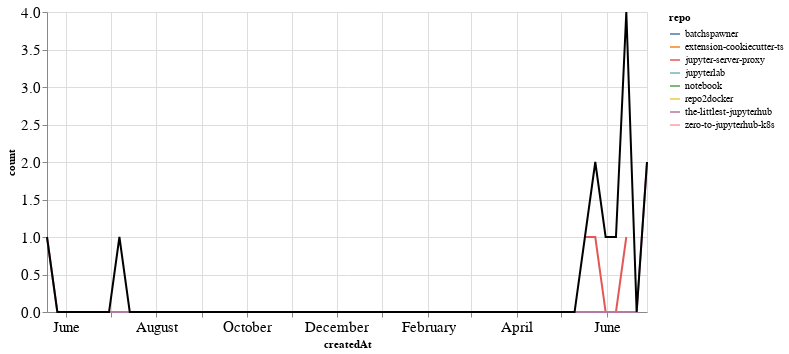

Notebook code cell kept with this figure:
### Markdown cell above
## PRs

### Code cell
prs_time = prs.groupby('repo').resample('W', on='createdAt').count()['author'].reset_index()
prs_time = prs_time.rename(columns={'author': 'count'})
prs_time_total = prs_time.groupby('createdAt').agg({"count": "sum"}).reset_index()

ch1 = alt.Chart(prs_time, width=600).mark_line().encode(
    x='createdAt',
    y='count',
    color='repo',
    tooltip="repo"
)

ch2 = alt.Chart(prs_time_total, width=600).mark_line(color="black").encode(
    x='createdAt',
    y='count',
)

ch1 + ch2

### Figure 1 — Vega-Lite specification as saved in the notebook (floating-point values rounded to 4 significant figures)
{"config": {"axisLeft": {"labelFontSize": 15}, "axisBottom": {"labelFontSize": 15}}, "layer": [{"data": {"name": "data-891767aa3e0e0ca08fb85f0df36b0105"}, "mark": "line", "encoding": {"color": {"type": "nominal", "field": "repo"}, "tooltip": {"type": "nominal", "field": "repo"}, "x": {"type": "temporal", "field": "createdAt"}, "y": {"type": "quantitative", "field": "count"}}, "width": 600}, {"data": {"name": "data-c9e82e17f2fbcd2039bbccf5879bb16b"}, "mark": {"type": "line", "color": "black"}, "encoding": {"x": {"type": "temporal", "field": "createdAt"}, "y": {"type": "quantitative", "field": "count"}}, "width": 600}], "$schema": "https://vega.github.io/schema/vega-lite/v4.8.1.json", "datasets": {"data-891767aa3e0e0ca08fb85f0df36b0105": [{"repo": "batchspawner", "createdAt": "2020-06-07T00:00:00", "count": 1}, {"repo": "extension-cookiecutter-ts", "createdAt": "2020-05-24T00:00:00", "count": 1}, {"repo": "jupyter-server-proxy", "createdAt": "2020-05-17T00:00:00", "count": 1}, {"repo": "jupyter-server-proxy", "createdAt": "2020-05-24T00:00:00", "count": 1}, {"repo": "jupyter-server-proxy", "createdAt": "2020-05-31T00:00:00", "count": 0}, {"repo": "jupyter-server-proxy", "createdAt": "2020-06-07T00:00:00", "count": 0}, {"repo": "jupyter-server-proxy", "createdAt": "2020-06-14T00:00:00", "count": 1}, {"repo": "jupyterlab", "createdAt": "2020-05-31T00:00:00", "count": 1}, {"repo": "notebook", "createdAt": "2019-07-07T00:00:00", "count": 1}, {"repo": "repo2docker", "createdAt": "2020-06-14T00:00:00", "count": 1}, {"repo": "the-littlest-jupyterhub", "createdAt": "2019-05-19T00:00:00", "count": 1}, {"repo": "the-littlest-jupyterhub", "createdAt": "2019-05-26T00:00:00", "count": 0}, {"repo": "the-littlest-jupyterhub", "createdAt": "2019-06-02T00:00:00", "count": 0}, {"repo": "the-littlest-jupyterhub", "createdAt": "2019-06-09T00:00:00", "count": 0}, {"repo": "the-littlest-jupyterhub", "createdAt": "2019-06-16T00:00:00", "count": 0}, {"repo": "the-littlest-jupyterhub", "createdAt": "2019-06-23T00:00:00", "count": 0}, {"repo": "the-littlest-jupyterhub", "createdAt": "2019-06-30T00:00:00", "count": 0}, {"repo": "the-littlest-jupyterhub", "createdAt": "2019-07-07T00:00:00", "count": 0}, {"repo": "the-littlest-jupyterhub", "createdAt": "2019-07-14T00:00:00", "count": 0}, {"repo": "the-littlest-jupyterhub", "createdAt": "2019-07-21T00:00:00", "count": 0}, {"repo": "the-littlest-jupyterhub", "createdAt": "2019-07-28T00:00:00", "count": 0}, {"repo": "the-littlest-jupyterhub", "createdAt": "2019-08-04T00:00:00", "count": 0}, {"repo": "the-littlest-jupyterhub", "createdAt": "2019-08-11T00:00:00", "count": 0}, {"repo": "the-littlest-jupyterhub", "createdAt": "2019-08-18T00:00:00", "count": 0}, {"repo": "the-littlest-jupyterhub", "createdAt": "2019-08-25T00:00:00", "count": 0}, {"repo": "the-littlest-jupyterhub", "createdAt": "2019-09-01T00:00:00", "count": 0}, {"repo": "the-littlest-jupyterhub", "createdAt": "2019-09-08T00:00:00", "count": 0}, {"repo": "the-littlest-jupyterhub", "createdAt": "2019-09-15T00:00:00", "count": 0}, {"repo": "the-littlest-jupyterhub", "createdAt": "2019-09-22T00:00:00", "count": 0}, {"repo": "the-littlest-jupyterhub", "createdAt": "2019-09-29T00:00:00", "count": 0}, {"repo": "the-littlest-jupyterhub", "createdAt": "2019-10-06T00:00:00", "count": 0}, {"repo": "the-littlest-jupyterhub", "createdAt": "2019-10-13T00:00:00", "count": 0}, {"repo": "the-littlest-jupyterhub", "createdAt": "2019-10-20T00:00:00", "count": 0}, {"repo": "the-littlest-jupyterhub", "createdAt": "2019-10-27T00:00:00", "count": 0}, {"repo": "the-littlest-jupyterhub", "createdAt": "2019-11-03T00:00:00", "count": 0}, {"repo": "the-littlest-jupyterhub", "createdAt": "2019-11-10T00:00:00", "count": 0}, {"repo": "the-littlest-jupyterhub", "createdAt": "2019-11-17T00:00:00", "count": 0}, {"repo": "the-littlest-jupyterhub", "createdAt": "2019-11-24T00:00:00", "count": 0}, {"repo": "the-littlest-jupyterhub", "createdAt": "2019-12-01T00:00:00", "count": 0}, {"repo": "the-littlest-jupyterhub", "createdAt": "2019-12-08T00:00:00", "count": 0}, {"repo": "the-littlest-jupyterhub", "createdAt": "2019-12-15T00:00:00", "count": 0}, {"repo": "the-littlest-jupyterhub", "createdAt": "2019-12-22T00:00:00", "count": 0}, {"repo": "the-littlest-jupyterhub", "createdAt": "2019-12-29T00:00:00", "count": 0}, {"repo": "the-littlest-jupyterhub", "createdAt": "2020-01-05T00:00:00", "count": 0}, {"repo": "the-littlest-jupyterhub", "createdAt": "2020-01-12T00:00:00", "count": 0}, {"repo": "the-littlest-jupyterhub", "createdAt": "2020-01-19T00:00:00", "count": 0}, {"repo": "the-littlest-jupyterhub", "createdAt": "2020-01-26T00:00:00", "count": 0}, {"repo": "the-littlest-jupyterhub", "createdAt": "2020-02-02T00:00:00", "count": 0}, {"repo": "the-littlest-jupyterhub", "createdAt": "2020-02-09T00:00:00", "count": 0}, {"repo": "the-littlest-jupyterhub", "createdAt": "2020-02-16T00:00:00", "count": 0}, {"repo": "the-littlest-jupyterhub", "createdAt": "2020-02-23T00:00:00", "count": 0}, {"repo": "the-littlest-jupyterhub", "createdAt": "2020-03-01T00:00:00", "count": 0}, {"repo": "the-littlest-jupyterhub", "createdAt": "2020-03-08T00:00:00", "count": 0}, {"repo": "the-littlest-jupyterhub", "createdAt": "2020-03-15T00:00:00", "count": 0}, {"repo": "the-littlest-jupyterhub", "createdAt": "2020-03-22T00:00:00", "count": 0}, {"repo": "the-littlest-jupyterhub", "createdAt": "2020-03-29T00:00:00", "count": 0}, {"repo": "the-littlest-jupyterhub", "createdAt": "2020-04-05T00:00:00", "count": 0}, {"repo": "the-littlest-jupyterhub", "createdAt": "2020-04-12T00:00:00", "count": 0}, {"repo": "the-littlest-jupyterhub", "createdAt": "2020-04-19T00:00:00", "count": 0}, {"repo": "the-littlest-jupyterhub", "createdAt": "2020-04-26T00:00:00", "count": 0}, {"repo": "the-littlest-jupyterhub", "createdAt": "2020-05-03T00:00:00", "count": 0}, {"repo": "the-littlest-jupyterhub", "createdAt": "2020-05-10T00:00:00", "count": 0}, {"repo": "the-littlest-jupyterhub", "createdAt": "2020-05-17T00:00:00", "count": 0}, {"repo": "the-littlest-jupyterhub", "createdAt": "2020-05-24T00:00:00", "count": 0}, {"repo": "the-littlest-jupyterhub", "createdAt": "2020-05-31T00:00:00", "count": 0}, {"repo": "the-littlest-jupyterhub", "createdAt": "2020-06-07T00:00:00", "count": 0}, {"repo": "the-littlest-jupyterhub", "createdAt": "2020-06-14T00:00:00", "count": 0}, {"repo": "the-littlest-jupyterhub", "createdAt": "2020-06-21T00:00:00", "count": 0}, {"repo": "the-littlest-jupyterhub", "createdAt": "2020-06-28T00:00:00", "count": 2}, {"repo": "zero-to-jupyterhub-k8s", "createdAt": "2020-06-14T00:00:00", "count": 2}], "data-c9e82e17f2fbcd2039bbccf5879bb16b": [{"createdAt": "2019-05-19T00:00:00", "count": 1}, {"createdAt": "2019-05-26T00:00:00", "count": 0}, {"createdAt": "2019-06-02T00:00:00", "count": 0}, {"createdAt": "2019-06-09T00:00:00", "count": 0}, {"createdAt": "2019-06-16T00:00:00", "count": 0}, {"createdAt": "2019-06-23T00:00:00", "count": 0}, {"createdAt": "2019-06-30T00:00:00", "count": 0}, {"createdAt": "2019-07-07T00:00:00", "count": 1}, {"createdAt": "2019-07-14T00:00:00", "count": 0}, {"createdAt": "2019-07-21T00:00:00", "count": 0}, {"createdAt": "2019-07-28T00:00:00", "count": 0}, {"createdAt": "2019-08-04T00:00:00", "count": 0}, {"createdAt": "2019-08-11T00:00:00", "count": 0}, {"createdAt": "2019-08-18T00:00:00", "count": 0}, {"createdAt": "2019-08-25T00:00:00", "count": 0}, {"createdAt": "2019-09-01T00:00:00", "count": 0}, {"createdAt": "2019-09-08T00:00:00", "count": 0}, {"createdAt": "2019-09-15T00:00:00", "count": 0}, {"createdAt": "2019-09-22T00:00:00", "count": 0}, {"createdAt": "2019-09-29T00:00:00", "count": 0}, {"createdAt": "2019-10-06T00:00:00", "count": 0}, {"createdAt": "2019-10-13T00:00:00", "count": 0}, {"createdAt": "2019-10-20T00:00:00", "count": 0}, {"createdAt": "2019-10-27T00:00:00", "count": 0}, {"createdAt": "2019-11-03T00:00:00", "count": 0}, {"createdAt": "2019-11-10T00:00:00", "count": 0}, {"createdAt": "2019-11-17T00:00:00", "count": 0}, {"createdAt": "2019-11-24T00:00:00", "count": 0}, {"createdAt": "2019-12-01T00:00:00", "count": 0}, {"createdAt": "2019-12-08T00:00:00", "count": 0}, {"createdAt": "2019-12-15T00:00:00", "count": 0}, {"createdAt": "2019-12-22T00:00:00", "count": 0}, {"createdAt": "2019-12-29T00:00:00", "count": 0}, {"createdAt": "2020-01-05T00:00:00", "count": 0}, {"createdAt": "2020-01-12T00:00:00", "count": 0}, {"createdAt": "2020-01-19T00:00:00", "count": 0}, {"createdAt": "2020-01-26T00:00:00", "count": 0}, {"createdAt": "2020-02-02T00:00:00", "count": 0}, {"createdAt": "2020-02-09T00:00:00", "count": 0}, {"createdAt": "2020-02-16T00:00:00", "count": 0}, {"createdAt": "2020-02-23T00:00:00", "count": 0}, {"createdAt": "2020-03-01T00:00:00", "count": 0}, {"createdAt": "2020-03-08T00:00:00", "count": 0}, {"createdAt": "2020-03-15T00:00:00", "count": 0}, {"createdAt": "2020-03-22T00:00:00", "count": 0}, {"createdAt": "2020-03-29T00:00:00", "count": 0}, {"createdAt": "2020-04-05T00:00:00", "count": 0}, {"createdAt": "2020-04-12T00:00:00", "count": 0}, {"createdAt": "2020-04-19T00:00:00", "count": 0}, {"createdAt": "2020-04-26T00:00:00", "count": 0}, {"createdAt": "2020-05-03T00:00:00", "count": 0}, {"createdAt": "2020-05-10T00:00:00", "count": 0}, {"createdAt": "2020-05-17T00:00:00", "count": 1}, {"createdAt": "2020-05-24T00:00:00", "count": 2}, {"createdAt": "2020-05-31T00:00:00", "count": 1}, {"createdAt": "2020-06-07T00:00:00", "count": 1}, {"createdAt": "2020-06-14T00:00:00", "count": 4}, {"createdAt": "2020-06-21T00:00:00", "count": 0}, {"createdAt": "2020-06-28T00:00:00", "count": 2}]}}
